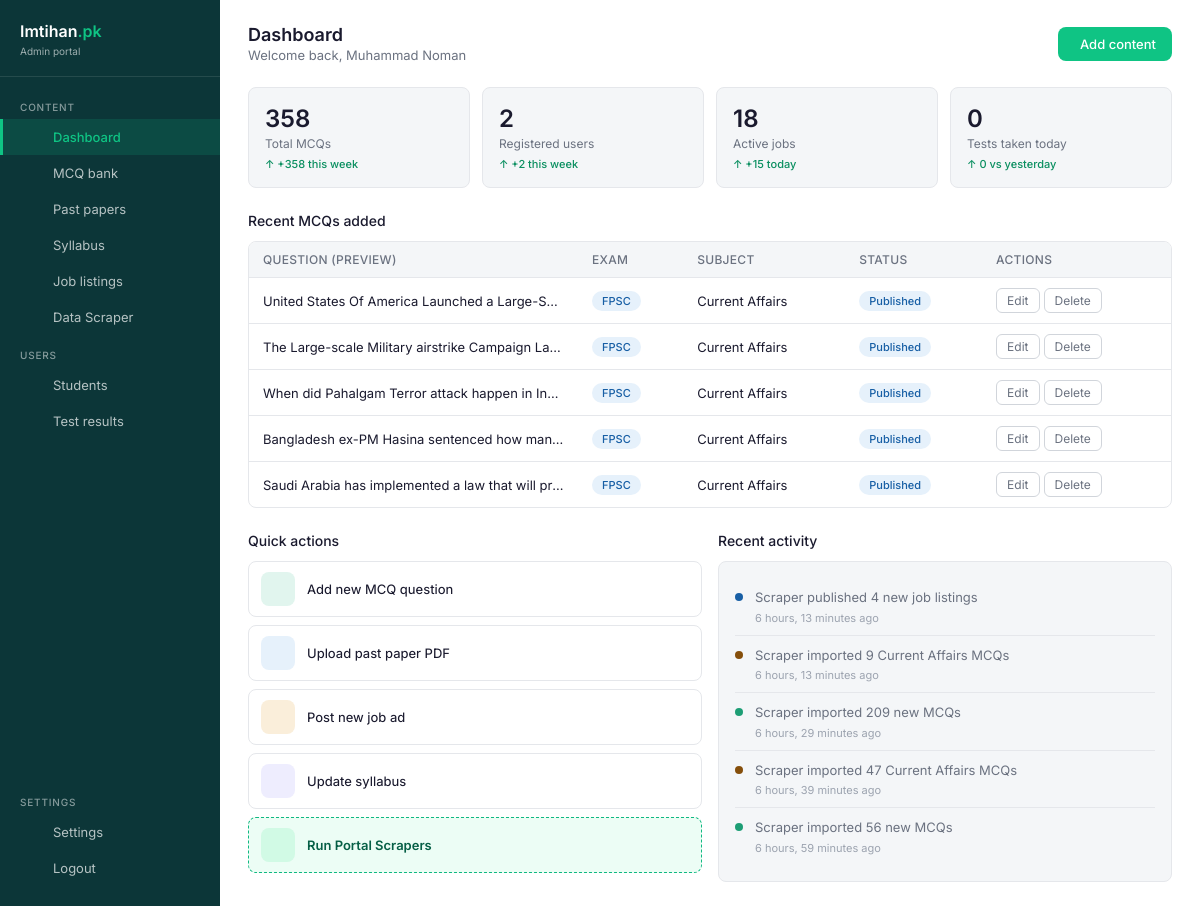
The app's page /dashboard/ (signed in) with its own data.
### core/models.py (models this page shows, shortened)
class MCQ(models.Model):
    class Status(models.TextChoices):
        DRAFT = 'draft', 'Draft'
        PUBLISHED = 'published', 'Published'
        FLAGGED = 'flagged', 'Flagged'
    question_text = models.TextField()
    option_a = models.CharField(max_length=500)
    option_b = models.CharField(max_length=500)
    option_c = models.CharField(max_length=500)
    option_d = models.CharField(max_length=500)
    correct_option = models.CharField(
        max_length=1,
        choices=[('A', 'A'), ('B', 'B'), ('C', 'C'), ('D', 'D')]
    )
    explanation = models.TextField(blank=True, default='')
    exam = models.ForeignKey(Exam, on_delete=models.CASCADE, related_name='mcqs')
    subject = models.ForeignKey(Subject, on_delete=models.CASCADE, related_name='mcqs')
    status = models.CharField(
        max_length=10, choices=Status.choices, default=Status.DRAFT
    )
    created_by = models.ForeignKey(
        User, on_delete=models.SET_NULL, null=True, blank=True, related_name='mcqs'
    )
    created_at = models.DateTimeField(auto_now_add=True)
    updated_at = models.DateTimeField(auto_now=True)
    class Meta:
        ordering = ['-created_at']
        verbose_name = 'MCQ'
        verbose_name_plural = 'MCQs'

class Exam(models.Model):
    name = models.CharField(max_length=100, unique=True)
    slug = models.SlugField(max_length=120, unique=True)
    badge_color = models.CharField(
        max_length=10, default='green',
        help_text='Badge color class: green, blue, amber, red'
    )
    created_at = models.DateTimeField(auto_now_add=True)
    updated_at = models.DateTimeField(auto_now=True)
    class Meta:
        ordering = ['name']

class Subject(models.Model):
    name = models.CharField(max_length=200, unique=True)
    slug = models.SlugField(max_length=220, unique=True)
    created_at = models.DateTimeField(auto_now_add=True)
    updated_at = models.DateTimeField(auto_now=True)
    class Meta:
        ordering = ['name']

class ActivityLog(models.Model):
    class ActivityType(models.TextChoices):
        MCQ_ADDED = 'mcq_added', 'MCQ Added'
        PAPER_UPLOADED = 'paper_uploaded', 'Paper Uploaded'
        JOB_POSTED = 'job_posted', 'Job Posted'
        SYLLABUS_UPDATED = 'syllabus_updated', 'Syllabus Updated'
        FLAGGED = 'flagged', 'Flagged'
        OTHER = 'other', 'Other'
    activity_type = models.CharField(
        max_length=20, choices=ActivityType.choices, default=ActivityType.OTHER
    )
    message = models.CharField(max_length=500)
    color = models.CharField(max_length=7, default='#1D9E75')
    user = models.ForeignKey(
        User, on_delete=models.SET_NULL, null=True, blank=True
    )
    created_at = models.DateTimeField(auto_now_add=True)
    class Meta:
        ordering = ['-created_at']

### core/dashboard_views.py (the view)
# urls.py: path('', dashboard_views.dashboard_home, name='dashboard_home'),
@login_required(login_url='/dashboard/login/')
def dashboard_home(request):
    now = timezone.now()
    today_start = now.replace(hour=0, minute=0, second=0, microsecond=0)
    yesterday_start = today_start - timedelta(days=1)
    week_start = today_start - timedelta(days=7)
    total_mcqs = MCQ.objects.count()
    mcqs_this_week = MCQ.objects.filter(created_at__gte=week_start).count()
    registered_users = User.objects.count()
    users_this_week = User.objects.filter(date_joined__gte=week_start).count()
    active_jobs = JobListing.objects.filter(status='active').count()
    jobs_today = JobListing.objects.filter(created_at__gte=today_start).count()
    tests_today = TestResult.objects.filter(created_at__gte=today_start).count()
    tests_yesterday = TestResult.objects.filter(
        created_at__gte=yesterday_start, created_at__lt=today_start
    ).count()
    tests_vs_yesterday = tests_today - tests_yesterday
    recent_mcqs = MCQ.objects.select_related('exam', 'subject').all()[:5]
    recent_activity = ActivityLog.objects.all()[:5]
    context = {
        'total_mcqs': f'{total_mcqs:,}',
        'mcqs_this_week': mcqs_this_week,
        'registered_users': f'{registered_users:,}',
        'users_this_week': users_this_week,
        'active_jobs': f'{active_jobs:,}',
        'jobs_today': jobs_today,
        'tests_today': f'{tests_today:,}',
        'tests_vs_yesterday': tests_vs_yesterday,
        'recent_mcqs': recent_mcqs,
        'recent_activity': recent_activity,
        'active_page': 'dashboard',
    }
    return render(request, 'dashboard/home.html', context)

### templates/dashboard/home.html (shortened to what this page needs)
{% extends "dashboard/base.html" %}
{% block content %}
<div class="top-bar">
  <div>
    <div class="page-title">Dashboard</div>
    <div class="page-subtitle">Welcome back, {{ request.user.get_full_name|default:request.user.username }}</div>
  </div>
  <a href="{% url 'dashboard_mcqs' %}" class="btn-add"> Add content</a>
</div>
<div class="stats-row">
  <div class="stat-card">
    <div class="stat-num">{{ total_mcqs }}</div>
    <div class="stat-label">Total MCQs</div>
    <div class="stat-change">↑ +{{ mcqs_this_week }} this week</div>
  </div>
  <div class="stat-card">
    <div class="stat-num">{{ registered_users }}</div>
    <div class="stat-label">Registered users</div>
    <div class="stat-change">↑ +{{ users_this_week }} this week</div>
  </div>
  <div class="stat-card">
    <div class="stat-num">{{ active_jobs }}</div>
    <div class="stat-label">Active jobs</div>
    <div class="stat-change">↑ +{{ jobs_today }} today</div>
  </div>
  <div class="stat-card">
    <div class="stat-num">{{ tests_today }}</div>
    <div class="stat-label">Tests taken today</div>
    <div class="stat-change {% if tests_vs_yesterday < 0 %}negative{% endif %}">
      {% if tests_vs_yesterday >= 0 %}↑{% else %}↓{% endif %} {{ tests_vs_yesterday }} vs yesterday
    </div>
  </div>
</div>
<div class="section-label">Recent MCQs added</div>
<div class="table-wrap">
  <table>
    <thead>
      <tr><th>Question (preview)</th><th>Exam</th><th>Subject</th><th>Status</th><th>Actions</th></tr>
    </thead>
    <tbody>
      {% for mcq in recent_mcqs %}
      <tr>
        <td class="truncate">{{ mcq.question_text|truncatechars:60 }}</td>
        <td><span class="badge badge-{{ mcq.exam.badge_color }}">{{ mcq.exam.name }}</span></td>
        <td>{{ mcq.subject.name }}</td>
        <td>
          {% if mcq.status == 'published' %}<span class="badge badge-blue">Published</span>
          {% elif mcq.status == 'draft' %}<span class="badge badge-amber">Draft</span>
          {% else %}<span class="badge badge-red">Flagged</span>{% endif %}
        </td>
        <td><button class="action-btn">Edit</button><button class="action-btn danger">Delete</button></td>
      </tr>
      {% empty %}
      <tr><td colspan="5" class="empty-state"><i class="ti ti-database-off"></i>No MCQs added yet</td></tr>
      {% endfor %}
    </tbody>
  </table>
</div>
<div class="two-col">
  <div>
    <div class="section-label">Quick actions</div>
    <a href="{% url 'dashboard_mcqs' %}" class="quick-action">
      <div class="qa-icon" style="background:#E1F5EE"></div>
      <span class="qa-label">Add new MCQ question</span>
    </a>
    <a href="{% url 'dashboard_past_papers' %}" class="quick-action">
      <div class="qa-icon" style="background:#E6F1FB"></div>
      <span class="qa-label">Upload past paper PDF</span>
    </a>
    <a href="{% url 'dashboard_jobs' %}" class="quick-action">
      <div class="qa-icon" style="background:#FAEEDA"></div>
      <span class="qa-label">Post new job ad</span>
    </a>
    <a href="{% url 'dashboard_syllabus' %}" class="quick-action">
      <div class="qa-icon" style="background:#EEEDFE"></div>
      <span class="qa-label">Update syllabus</span>
    </a>
    <a href="{% url 'dashboard_scraper' %}" class="quick-action" style="border: 1px dashed #10B981; background: #ECFDF5;">
      <div class="qa-icon" style="background:#D1FAE5"></div>
      <span class="qa-label" style="color: #065F46; font-weight: 600;">Run Portal Scrapers</span>
    </a>
  </div>
  <div>
    <div class="section-label">Recent activity</div>
    <div class="card-box">
      {% for activity in recent_activity %}
      <div class="activity-item">
        <div class="activity-dot" style="background:{{ activity.color }}"></div>
        <div>
          <div class="activity-text">{{ activity.message }}</div>
          <div class="activity-time">{{ activity.created_at|timesince }} ago</div>
        </div>
      </div>
      {% empty %}
      <div class="empty-state"><i class="ti ti-activity"></i>No recent activity</div>
      {% endfor %}
    </div>
  </div>
</div>
{% endblock %}

### templates/dashboard/base.html (shortened to what this page needs)
<!DOCTYPE html>
<html lang="en">
<head>
  <link rel="stylesheet" href="https://cdn.jsdelivr.net/npm/@tabler/icons-webfont@latest/dist/tabler-icons.min.css">
</head>
<body>
  <div class="admin-wrap">
    <div class="sidebar">
      <div class="sidebar-logo">
        Imtihan<span>.pk</span>
        <small>Admin portal</small>
      </div>
      <div class="sidebar-section">Content</div>
      <a href="{% url 'dashboard_home' %}" class="nav-item {% if active_page == 'dashboard' %}active{% endif %}">
         Dashboard
      </a>
      <a href="{% url 'dashboard_mcqs' %}" class="nav-item {% if active_page == 'mcqs' %}active{% endif %}">
         MCQ bank
      </a>
      <a href="{% url 'dashboard_past_papers' %}" class="nav-item {% if active_page == 'past_papers' %}active{% endif %}">
         Past papers
      </a>
      <a href="{% url 'dashboard_syllabus' %}" class="nav-item {% if active_page == 'syllabus' %}active{% endif %}">
         Syllabus
      </a>
      <a href="{% url 'dashboard_jobs' %}" class="nav-item {% if active_page == 'jobs' %}active{% endif %}">
         Job listings
      </a>
      <a href="{% url 'dashboard_scraper' %}" class="nav-item {% if active_page == 'scraper' %}active{% endif %}">
         Data Scraper
      </a>
      <div class="sidebar-section">Users</div>
      <a href="{% url 'dashboard_students' %}" class="nav-item {% if active_page == 'students' %}active{% endif %}">
         Students
      </a>
      <a href="{% url 'dashboard_test_results' %}" class="nav-item {% if active_page == 'test_results' %}active{% endif %}">
         Test results
      </a>
      <div class="sidebar-spacer"></div>
      <div class="sidebar-section">Settings</div>
      <a href="{% url 'dashboard_settings' %}" class="nav-item {% if active_page == 'settings' %}active{% endif %}">
         Settings
      </a>
      <a href="{% url 'dashboard_logout' %}" class="nav-item">
         Logout
      </a>
    </div>
    <div class="main">
      {% block content %}{% endblock %}
    </div>
  </div>
</body>
</html>

### records on screen
MCQ: question_text "United States Of America Launched a Large-S…", exam.name "FPSC", subject.name "Current Affairs", status "Published"
MCQ: question_text "The Large-scale Military airstrike Campaign La…", exam.name "FPSC", subject.name "Current Affairs", status "Published"
MCQ: question_text "When did Pahalgam Terror attack happen in In…", exam.name "FPSC", subject.name "Current Affairs", status "Published"
MCQ: question_text "Bangladesh ex-PM Hasina sentenced how man…", exam.name "FPSC", subject.name "Current Affairs", status "Published"
MCQ: question_text "Saudi Arabia has implemented a law that will pr…", exam.name "FPSC", subject.name "Current Affairs", status "Published"
ActivityLog: message "Scraper published 4 new job listings", created_at "6 hours, 13 minutes"
ActivityLog: message "Scraper imported 9 Current Affairs MCQs", created_at "6 hours, 13 minutes"
ActivityLog: message "Scraper imported 209 new MCQs", created_at "6 hours, 29 minutes"
ActivityLog: message "Scraper imported 47 Current Affairs MCQs", created_at "6 hours, 39 minutes"
ActivityLog: message "Scraper imported 56 new MCQs", created_at "6 hours, 59 minutes"

### other values on screen
{{ request.user.get_full_name|default:request.user.username }} "Muhammad Noman"
{{ total_mcqs }} "358"
{{ mcqs_this_week }} "358"
{{ registered_users }} "2"
{{ users_this_week }} "2"
{{ active_jobs }} "18"
{{ jobs_today }} "15"
{{ tests_today }} "0"
{{ tests_vs_yesterday }} "0"
